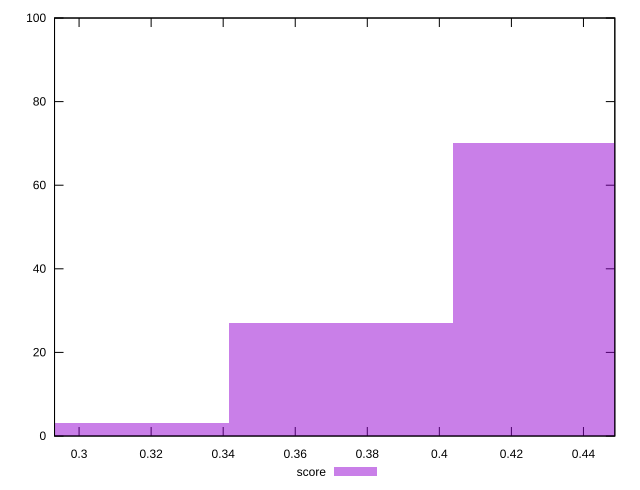

Generate this figure with gnuplot:
reset

$score <<EOF
0.3726161068133409 27
0.434718791282231 70
0.31051342234445073 3
EOF

set key outside below
set boxwidth 0.06210268446889015
set xrange [0.2931873605519907:0.4487066999006886]
set yrange [0:100]
set trange [0:100]
set style fill transparent solid 0.5 noborder
set terminal svg size 640, 490 enhanced background rgb 'white'
set output "reprap/max-potential-fid/samples/pages+cached+nointeractive/score/histogram.svg"

plot $score title "score" with boxes

reset
